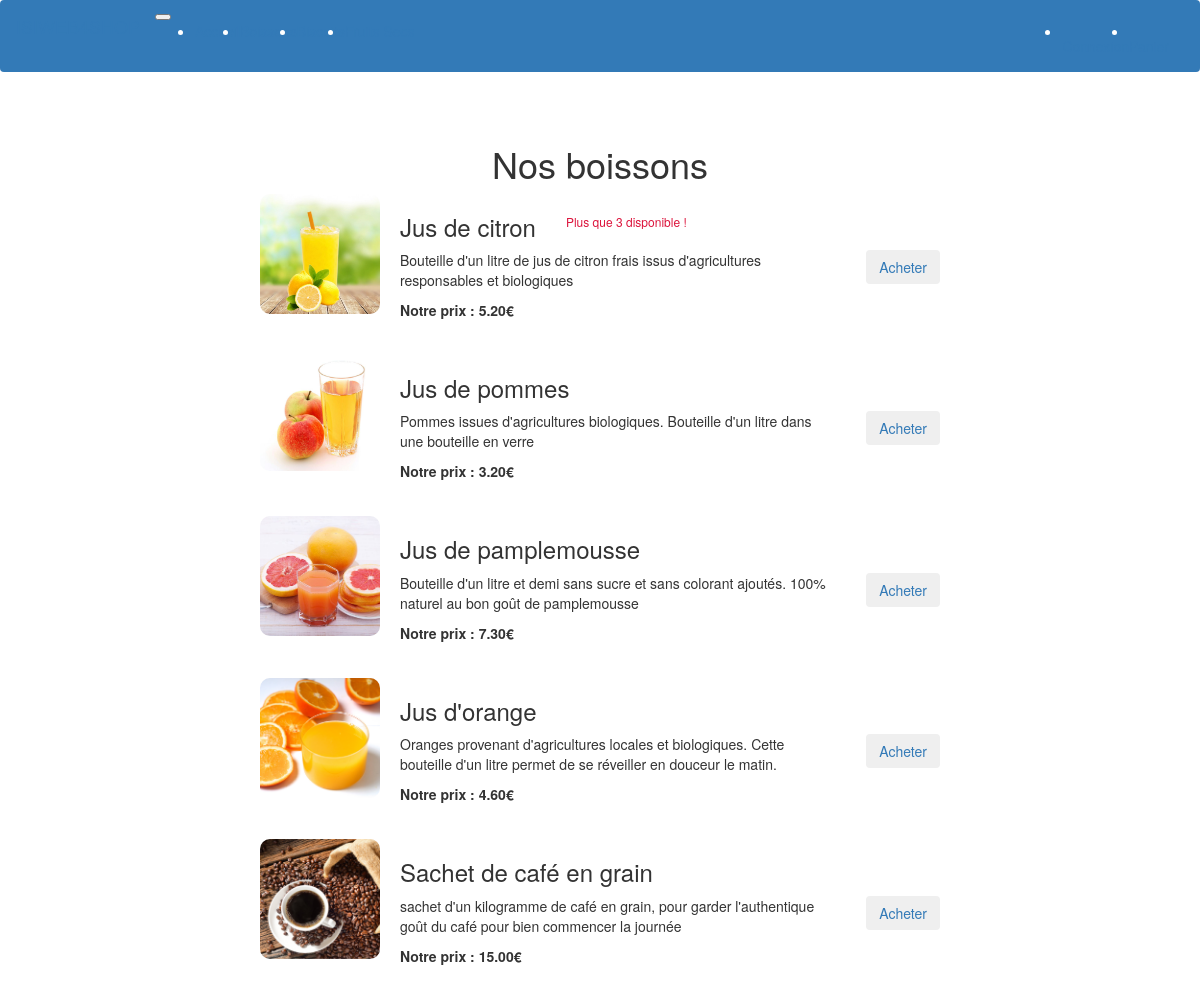
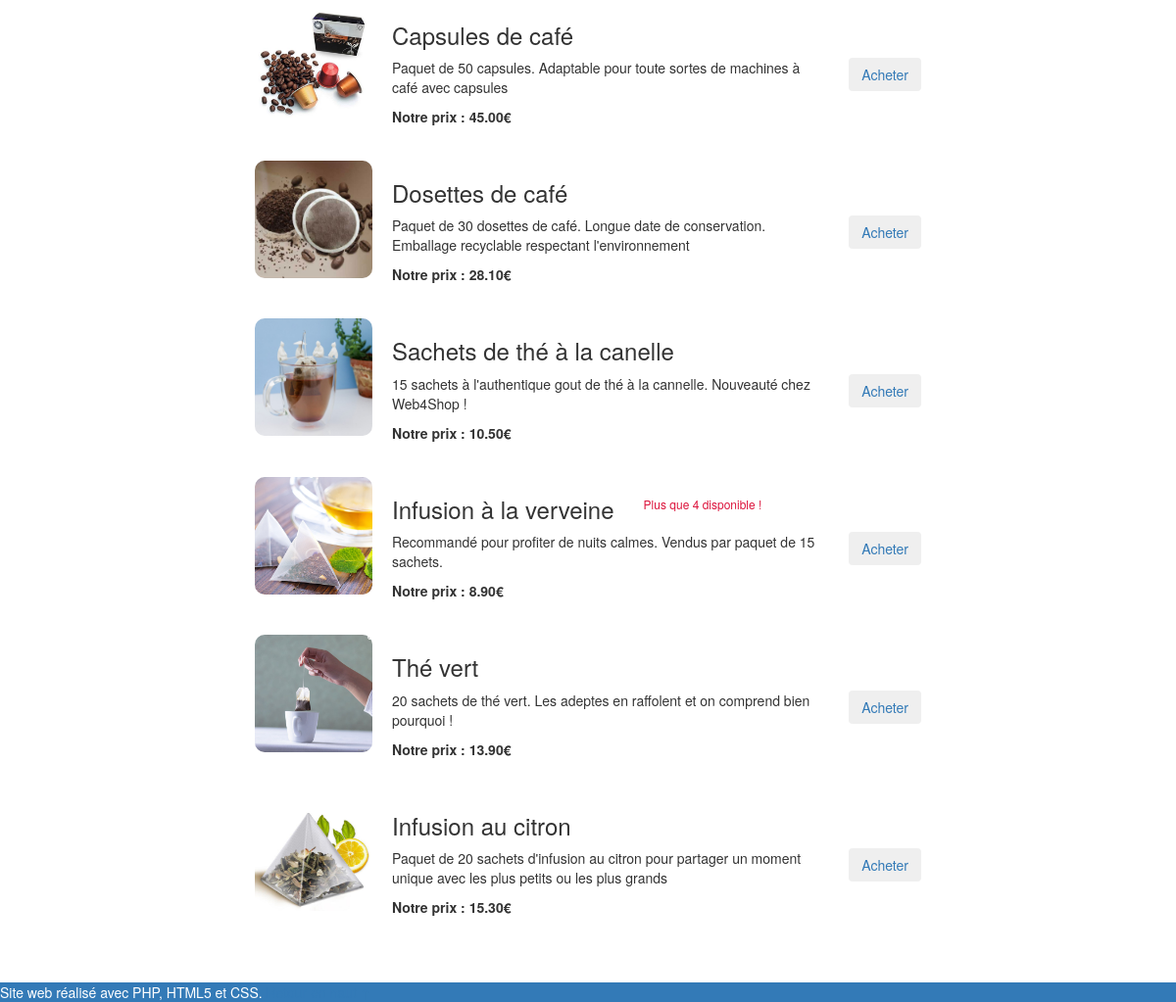
/index.php?action=boissons, run on the app's committed database (2 pictures, top to bottom).
### tables this page shows
CREATE TABLE `products` (
  `id` int(11) NOT NULL,
  `cat_id` tinyint(4) NOT NULL,
  `name` varchar(150) NOT NULL,
  `description` text NOT NULL,
  `image` varchar(30) NOT NULL,
  `price` decimal(5,2) NOT NULL,
  `quantity` int(3) NOT NULL
);

### controllers/c_produit.php (called while the page is built, shortened)
<?php
class C_Produit
{
    private $produit;
    public function __construct()
    {
        $this->produit = new Produit();
    }
    public function produits($categorie)
    {
        $vue = new View("produits");
        $donnes = array('produits' => $this->produit->getProduits($categorie), 'categorie' => $categorie);
        $vue->generer($donnes);
    }
}

### index.php (called while the page is built, shortened)
<?php
$routeur = new Routeur();
$routeur->routerRequete();

### models/m_produit.php (called while the page is built, shortened)
<?php
class Produit extends Model
{
    function getProduits($categorie)
    {
        $sql = "select id, name, description, image, price, quantity from products
            where cat_id = ?";
        $produits = $this->executerRequete($sql, array($categorie));
        return $produits;
    }
}

### models/m_Model.php (called while the page is built)
<?php
abstract class Model
{
    private $bdd;
    protected function executerRequete($sql, $params = null)
    {
        if ($params == null) {
            $resultat = $this->getBdd()->query($sql);
        } else {
            $resultat = $this->getBdd()->prepare($sql);
            $resultat->execute($params);
        }
        return $resultat;
    }
    private function getBdd()
    {
        if ($this->bdd == null) {
            $this->bdd = new PDO(
                BD_HOST,
                BD_USER,
                BD_PWD,
                array(PDO::ATTR_ERRMODE => PDO::ERRMODE_EXCEPTION)
            );
        }
        return $this->bdd;
    }
}

### views/v_produits.php (the view, shortened to what this page needs)
<?php
switch ($categorie) {
    case 1:
        $titre = "Nos boissons";
        $action = 'boisson';
        break;
}
?>
<?php
echo "<h1 class=\"mb-5\">" . $titre . "</h1>";
foreach ($produits as $d) {
    if ($d['quantity'] <= 0) {
        $comment = 'Rupture de stock !!!';
    } else if ($d['quantity'] <= 5) {
        $comment = 'Plus que ' . $d['quantity'] . ' disponible !';
    } else {
        $comment = '';
    }
    echo
    "<div class=\"Produit\">
        <div><img class=\"ImageProduitMoyenne\" src=\"" . IMAGE . $d['image'] . "\" alt=\"image : " . $d['name'] . "\"></div>
        <div class=\"InfoProduit\">
            <div class=\"ligne center\">
                <h3 class=\"mr-3\">" . $d['name'] . "</h3>
                <h6 class=\"Alert \">" . $comment . "</h6>
            </div>
            <div class=\"ligne\">
                <p class= \"mr-3 d-none d-none d-lg-block\">" .  $d['description'] . "</p>
                <a class=\" pull-righ\" href=\"index.php?action=" . $action . "&id=" . $d['id'] . "\"><button type=\"button\" class=\"btn btn-secondary\">Acheter</button></a>
            </div>
            <p class=\"mr-3\"><b>Notre prix : " . $d['price'] . "€</b></p>
        </div>
    </div>";
}
?>
<?php $contenu = ob_get_clean(); ?>

### controllers/c_Routeur.php (shortened to what this page needs)
<?php
class Routeur
{
    private $c_home;
    private $c_produit;
    public function __construct()
    {
        $this->c_home = new C_Home();
        $this->c_produit = new C_Produit();
    }
    public function routerRequete()
    {
        try {
        if (isset($_GET['action'])) {
            if ($_GET['action'] == 'boissons') {
                $this->c_produit->produits(1);
            } else if ($_GET['action'] == 'boisson') {
                $idBoisson = intval($this->getParametre($_GET, 'id'));
                if ($idBoisson != 0) {
                    $this->c_produit->produit(1, $idBoisson);
                } else throw new Exception("Identifiant de boisson non valide");
            }
        } else {
            $this->c_home->home();
        }
        } catch (Exception $e) {
            $this->erreur($e->getMessage());
        }
    }
}

### views/v_View.php
<?php
class View
{
    private $fichier;
    public function __construct($action)
    {
        $this->fichier = PATH_VIEWS . $action . ".php";
    }
    public function generer($donnees)
    {
        $array_vue = $this->genererFichier($this->fichier, $donnees);
        $vue = $this->genererFichier(GABARIT, $array_vue)['contenu'];
    }
    private function genererFichier($fichier, $donnees)
    {
        if (file_exists($fichier)) {
            extract($donnees);
            include $fichier;
            return array('titre' => $titre, 'contenu' => $contenu);
        } else {
            throw new Exception("Fichier '$fichier' introuvable.");
        }
    }
}

### views/gabarit.php (shortened to what this page needs)
<!doctype html>
<html lang="fr">
<head>
    <link rel="stylesheet" href="assets/bootstrap/css/bootstrap.css" />
    <link rel="stylesheet" href="assets/style.css"/>
</head>
<body>
    <?php require_once(PATH_SHARED_VIEWS . 'navbar.php'); ?>
    <div class="page">
        <?= $contenu ?>
    </div>
    <?php require_once(PATH_SHARED_VIEWS . 'footer.php'); ?>
</body>
</html>

### views/shared/v_navbar.php (shortened to what this page needs)
<nav class="navbar navbar-expand-lg navbar-dark bg-primary">
  <div class="container-fluid">
    <div class="navbar-header">
      <a class="navbar-brand" href="index.php">ISIWEB4SHOP</a>
    </div>
    <button class="navbar-toggler" type="button" data-bs-toggle="collapse" data-bs-target="#navbarColor01" aria-controls="navbarColor01" aria-expanded="false" aria-label="Toggle navigation">
    </button>
    <div class="collapse navbar-collapse" id="navbarColor01">
      <ul class="navbar-nav me-auto">
        <li class="nav-item"><a class="nav-link active" href="index.php">Accueil</a></li>
        <li class="nav-item"><a class="nav-link active" href="index.php?action=boissons">Boissons</a></li>
        <li class="nav-item"><a class="nav-link active" href="index.php?action=biscuits">Biscuits</a></li>
        <li class="nav-item"><a class="nav-link active" href="index.php?action=fruitsSecs">Fruits Secs</a></li>
      </ul>
      <ul class="float-right navbar-nav ms-md-auto pull-right">
        <?php
        if (isset($_SESSION['id'])) {
          if (isset($_GET['action']) and $_GET['action'] == 'deconnexion') {
            echo "<li class=\"nav-item\"><a class=\"nav-link active pull-right\" href=\"index.php?action=connexion\">Connexion</a></li>";
          } else {
            echo "<li class=\"nav-item\"><a class=\"nav-link active pull-right\" href=\"index.php?action=moncompte\">Mon compte</a></li>";
        }
        } else echo "<li class=\"nav-item\"><a class=\"nav-link active pull-right\" href=\"index.php?action=connexion\">Connexion</a></li>";
        ?>
        <li class="nav-item"><a class="nav-link active pull-right" href="index.php?action=panier">Panier</a></li>
      </ul>
    </div>
  </div>
</nav>

### views/shared/v_footer.php
<footer class="contrast-footer font-small bg-primary">
    <div class="text-white d-flex justify-content-around">
        Site web réalisé avec PHP, HTML5 et CSS.
        <a href="#" class="text-white">Retour en haut ↑</a>
    </div>
</footer>

### assets/style.css (style rules this page uses)
body { display: flex; flex-direction: column; }
.page { margin-top: 4vh; margin-bottom: 4vh; margin-left : 20vw; margin-right: 20vw; display: flex; flex-direction: column; align-items: center; min-height: 81vh; }
footer { flex-shrink: 0; }
a { text-decoration: none; }
.center { display: flex; flex-direction: column; align-items: center; }
.pull-right { text-align: right; }
.Produit { display: flex; flex-direction: row; margin-bottom: 25px; }
.InfoProduit { width: 45vw; }
.ImageProduitMoyenne { width: 10vw; margin-right: 20px; border-radius: 10px; }
.ligne { display: flex; flex-direction: row; }
.Alert { color: crimson; }
.mr-3 { margin-right: 30px; }

### data on the page
products: image (picture), name "Jus de citron", quantity "Plus que 3 disponible !", description "Bouteille d'un litre de jus de citron frais issus d'agricultures responsables et biologiques", price "5.20"
products: image (picture), name "Jus de pommes", description "Pommes issues d'agricultures biologiques. Bouteille d'un litre dans une bouteille en verre", price "3.20"
products: image (picture), name "Jus de pamplemousse", description "Bouteille d'un litre et demi sans sucre et sans colorant ajoutés. 100% naturel au bon goût de pamplemousse", price "7.30"
products: image (picture), name "Jus d'orange", description "Oranges provenant d'agricultures locales et biologiques. Cette bouteille d'un litre permet de se réveiller en douceur le matin.", price "4.60"
products: image (picture), name "Sachet de café en grain", description "sachet d'un kilogramme de café en grain, pour garder l'authentique goût du café pour bien commencer la journée", price "15.00"
products: image (picture), name "Capsules de café", description "Paquet de 50 capsules. Adaptable pour toute sortes de machines à café avec capsules", price "45.00"
products: image (picture), name "Dosettes de café", description "Paquet de 30 dosettes de café. Longue date de conservation. Emballage recyclable respectant l'environnement", price "28.10"
products: image (picture), name "Sachets de thé à la canelle", description "15 sachets à l'authentique gout de thé à la cannelle. Nouveauté chez Web4Shop !", price "10.50"
products: image (picture), name "Infusion à la verveine", quantity "Plus que 4 disponible !", description "Recommandé pour profiter de nuits calmes. Vendus par paquet de 15 sachets.", price "8.90"
products: image (picture), name "Thé vert", description "20 sachets de thé vert. Les adeptes en raffolent et on comprend bien pourquoi !", price "13.90"
products: image (picture), name "Infusion au citron", description "Paquet de 20 sachets d'infusion au citron pour partager un moment unique avec les plus petits ou les plus grands", price "15.30"

### other printed values
$titre "Nos boissons"
